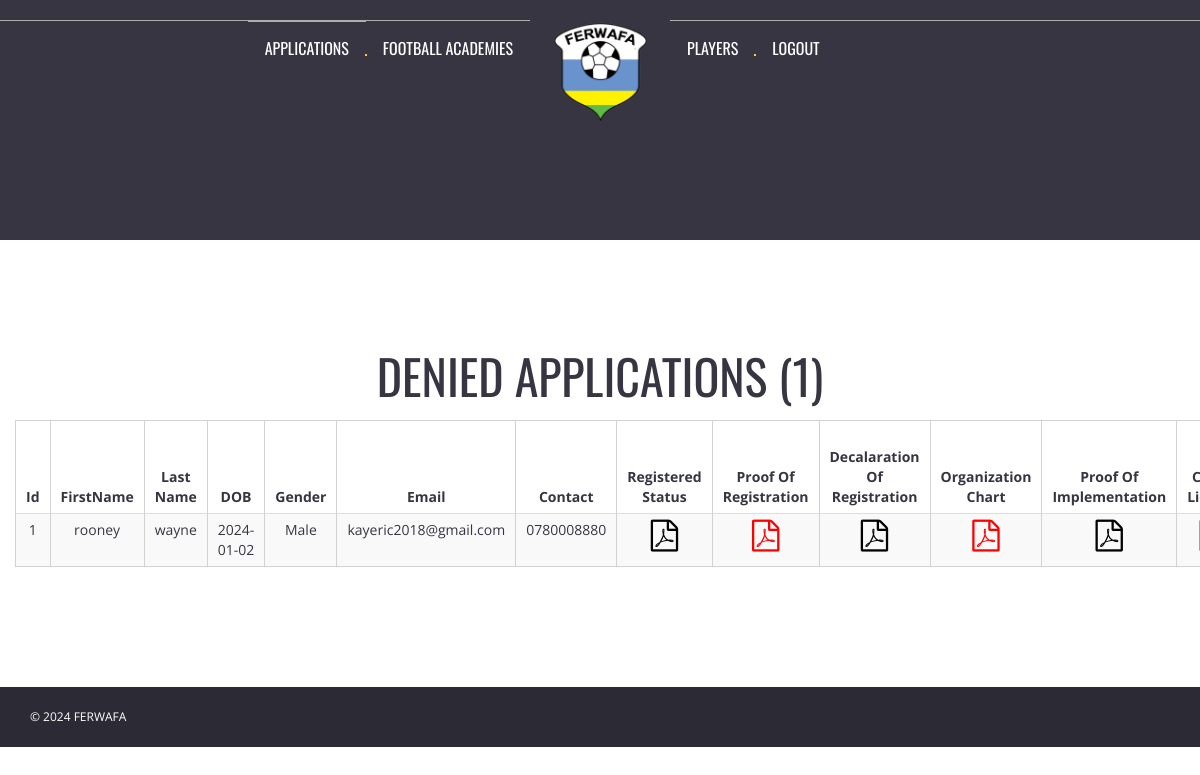
Screenshot of /deniedapplications.php with the database file from the repository.
### tables this page shows
CREATE TABLE `applications` (
  `Id` int(11) NOT NULL,
  `FirstName` varchar(255) NOT NULL,
  `LastName` varchar(255) NOT NULL,
  `DOB` date NOT NULL,
  `Gender` varchar(255) NOT NULL,
  `AcademyName` varchar(255) NOT NULL,
  `CopyOfRegisteredStatus` varchar(255) NOT NULL,
  `ProofOfRegistration` varchar(255) NOT NULL,
  `DeclarationOfRegistration` varchar(255) NOT NULL,
  `OrganizationChart` varchar(255) NOT NULL,
  `ProofOfImplementation` varchar(255) NOT NULL,
  `CoachLicense` varchar(255) NOT NULL,
  `CoachName` varchar(255) NOT NULL,
  `CoachPicture` varchar(255) NOT NULL,
  `ComprehensiveYouthProgramme` varchar(255) NOT NULL,
  `PitchPicture` varchar(255) NOT NULL,
  `TrainingEquipment` varchar(255) NOT NULL,
  `FirstAidBox` varchar(255) NOT NULL,
  `ProofOfInsurance` varchar(255) NOT NULL,
  `ParentsForum` varchar(255) NOT NULL,
  `ManagementCommittee` varchar(255) NOT NULL,
  `StatutoryAnnualMeeting` varchar(255) NOT NULL,
  `YearlyMedicalExamination` varchar(255) NOT NULL,
  `LongTermAcademyDevelopmentProgram` varchar(255) NOT NULL,
  `ProofOfImplementationMechanism` varchar(255) NOT NULL,
  `ProofOfPayment` varchar(255) NOT NULL,
  `Email` varchar(255) NOT NULL,
  `Contact` varchar(255) NOT NULL,
  `Status` varchar(255) NOT NULL,
  `Category` varchar(255) NOT NULL
);

### deniedapplications.php (the view, shortened to what this page needs)
<?php
require('db_connect.php');
?>
<!doctype html>
<head>
	<link rel="stylesheet" href="css/bootstrap.min.css">
	<link rel="stylesheet" href="css/normalize.css">
	<link rel="stylesheet" href="css/font-awesome.min.css">
	<link rel="stylesheet" href="css/transitions.css">
	<link rel="stylesheet" href="css/prettyPhoto.css">
	<link rel="stylesheet" href="css/swiper.min.css">
	<link rel="stylesheet" href="css/jquery-ui.css">
	<link rel="stylesheet" href="css/animate.css">
	<link rel="stylesheet" href="css/owl.theme.css">
	<link rel="stylesheet" href="css/owl.carousel.css">
	<link rel="stylesheet" href="css/customScrollbar.css">
	<link rel="stylesheet" href="css/icomoon.css">
	<link rel="stylesheet" href="css/main.css">
	<link rel="stylesheet" href="css/color.css">
	<link rel="stylesheet" href="css/responsive.css">
    <link rel="stylesheet" href ="https://cdn.datatables.net/buttons/2.3.5/css/buttons.dataTables.min.css">
<link rel="stylesheet" href ="https://cdn.datatables.net/1.13.3/css/jquery.dataTables.min.css">
<link rel="stylesheet" href="https://cdn.datatables.net/responsive/2.5.0/css/responsive.dataTables.min.css">
</head>
<body>
	<div id="tg-wrapper" class="tg-wrapper tg-haslayout">
			<?php include('nav2.php'); ?>
		<div class="tg-sliderbox" style="height:30%">
			<div class="tg-imglayer">
            </div>
		</div>
		<main id="tg-main" class="tg-main tg-haslayout">
			<section class="tg-main-section tg-haslayout" id="about-us">
				<div class="container-fluid">
            <?php
			$sql_query = "SELECT * FROM applications WHERE Status ='Denied' ";
			$resultset = $con->query($sql_query) or die("database error:". mysqli_error($con));
            $num_centres = $resultset->num_rows;
            ?>
                    <h1> <center> DENIED APPLICATIONS (<?php echo $num_centres ?>) <center></h1>
                	<table id="example" class="table table-striped" style="width:100%">
        <thead>
            <tr>
                <th>Id</th>
                <th>FirstName</th>
                <th>Last Name</th>
                <th>DOB</th>
                <th>Gender</th>
                <th>Email</th>
                <th>Contact</th>
                <th>Registered Status</th>
                <th>Proof of Registration</th>
                <th>Decalaration of Registration</th>
                <th>Organization Chart</th>
                <th>Proof of Implementation</th>
                <th>Coach License</th>
            </tr>
        </thead>
       <tbody>
			<?php
			$i=1;
			while( $developer = $resultset->fetch_object()) {
			?>
			   <tr id="<?php echo $developer->Id; ?>">
     		   <td><?php echo $i++; ?></td>
			   <td><?php echo $developer->FirstName; ?></td>
			   <td><?php echo $developer->LastName;?></td>
			   <td><?php echo $developer->DOB;?></td>
			   <td><?php echo $developer->Gender;?></td>
			   <td><?php echo $developer->Email;?></td>
			   <td><?php echo $developer->Contact;?></td>
			   <td>
			   <?php
			    if($developer->CopyOfRegisteredStatus !='')
			    {
			   ?>
			       <a href="<?php echo $developer->CopyOfRegisteredStatus;?>"> <i class="fa fa-file-pdf-o" style="font-size:32px;"></i></a>
			   <?php
			    }
			    else
			    {
			        echo 'empty';
			    }
			   ?>
			   </td>
			   <td>
			   <?php
			    if($developer->ProofOfRegistration !='')
			    {
			   ?>
			       <a href="<?php echo $developer->ProofOfRegistration;?>"> <i class="fa fa-file-pdf-o" style="font-size:32px;color:red"></i></a>
			   <?php
			    }
			    else
			    {
			        echo 'empty';
			    }
			   ?>
			   </td>
			   <td>
			   <?php
			    if($developer->DeclarationOfRegistration !='')
			    {
			   ?>
			       <a href="<?php echo $developer->DeclarationOfRegistration;?>"> <i class="fa fa-file-pdf-o" style="font-size:32px;"></i></a>
			   <?php
			    }
			    else
			    {
			        echo 'empty';
			    }
			   ?>
			   </td>
			    <td>
			   <?php
			    if($developer->OrganizationChart !='')
			    {
			   ?>
			       <a href="<?php echo $developer->OrganizationChart;?>"> <i class="fa fa-file-pdf-o" style="font-size:32px;color:red;"></i></a>
			   <?php
			    }
			    else
			    {
			        echo 'empty';
			    }
			   ?>
			   </td>
			   <td>
			   <?php
			    if($developer->ProofOfImplementation !='')
			    {
			   ?>
			       <a href="<?php echo $developer->ProofOfImplementation;?>"> <i class="fa fa-file-pdf-o" style="font-size:32px;"></i></a>
			   <?php
			    }
			    else
			    {
			        echo 'empty';
			    }
			   ?>
			   </td>
			   <td>
			   </td>
			   </tr>
			<?php } ?>
		</tbody>
    </table>
				</div>
			</section>
		</main>
		<?php include('footer.php'); ?>
	</div>
</body>
</html>

### css/transitions.css (style rules this page uses)
*:after, *:before, p a, a, .tg-delete, .tg-navigation ul li ul, .tg-navigation ul li ul li ul, .tg-match, .tg-upcomingmatch .tg-match, .tg-player, .tg-postimg a img, .tg-home-slider .tg-btn-next span, .tg-home-slider .tg-btn-prev span, .tg-matchhover, .tg-navigation.in, .tg-navigation ul, .tg-prohistory .tg-post .tg-postimg img, .tg-widget ul li a i, .tg-widget ul li a em, .tg-oldmatchresult, .tg-matchdate, .tg-matchdate span, .tg-commentform textarea, .tg-commentform input, .tg-ticket, .tg-ticket .tg-theme-tag, .tg-ticket h4, .tg-productimg figcaption, .tg-productquentity .minus, .tg-productquentity .plus, .tg-productimg img, .tg-productimg a img, .tg-matchmetadata, .tg-productsliderbox figure img, .tg-officeaddressnav .tg-contactinfo > li i, .tg-officeaddressnav .tg-contactinfo > li span, .tg-officeaddressnav .tg-contactinfo > li address, .tg-officeaddressnav item:hover .tg-section-heading h2, .tg-project figure img, .tg-project figure figcaption, .tg-project figure figcaption h3, .tg-soccermedia-content2 .masonry-grid .tg-project, .mCSB_scrollTools .mCSB_buttonUp, .mCSB_scrollTools .mCSB_buttonDown { -webkit-transition: all 300ms ease-in-out; -moz-transition: all 300ms ease-in-out; -ms-transition: all 300ms ease-in-out; -o-transition: all 300ms ease-in-out; transition: all 300ms ease-in-out; }

### rows the page displays
applications: FirstName "rooney", LastName "wayne", DOB "2024-01-02", Gender "Male", Email "kayeric2018@gmail.com", Contact "0780008880"

### other values shown
$num_centres "1"
